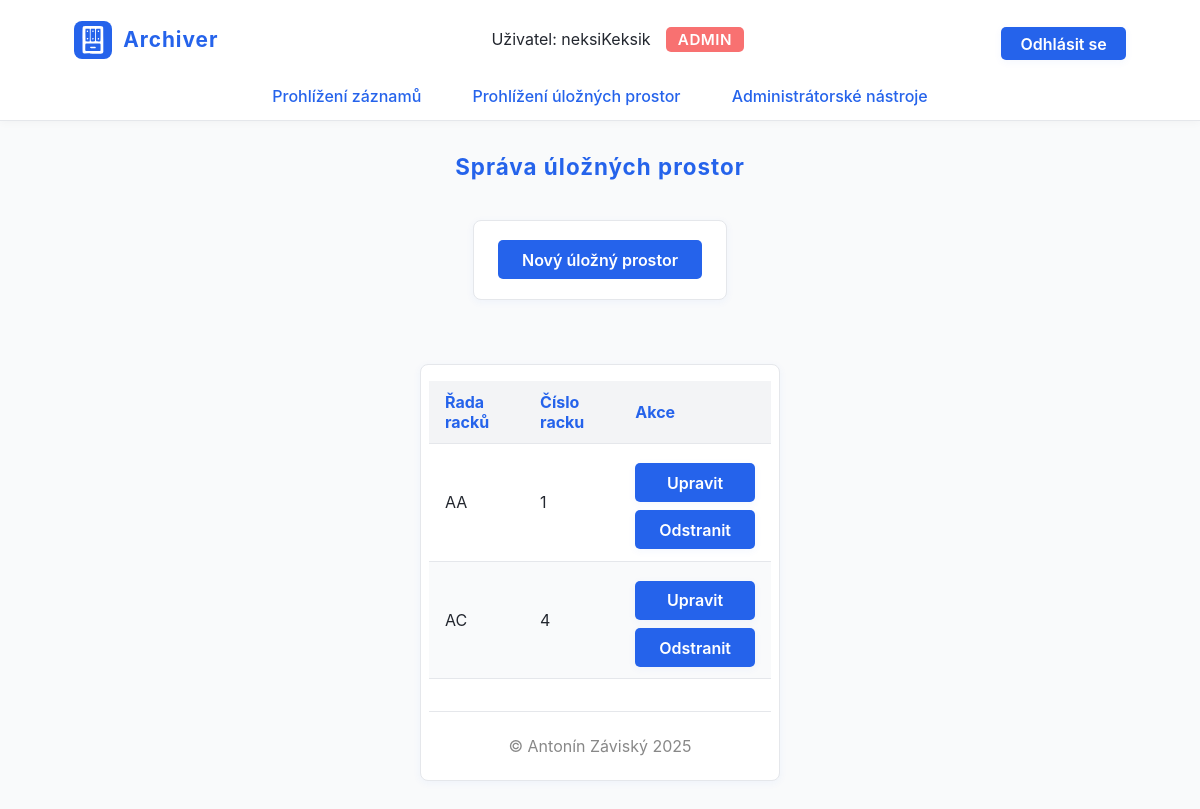
Screenshot of /storage.php (signed in) with the database file from the repository.
### tables this page shows
CREATE TABLE `storage` (
  `ID` int(11) NOT NULL,
  `radaRacku` varchar(2) NOT NULL,
  `cisloRacku` int(11) NOT NULL
);

### db/storage.php (called while the page is built, shortened)
<?php
function listStorage($db){
    $result = mysqli_query($db, "SELECT * FROM storage ORDER BY radaRacku ASC");
    return $racks = mysqli_fetch_all($result, MYSQLI_ASSOC);
}

### storage.phtml (the view, shortened to what this page needs)
<h2>Správa úložných prostor</h2>
<?php if(isset($_SESSION["loggedUser"]["is_admin"])){ ?>
    <div class="newStorage">
     <a href="new-storage.php">Nový úložný prostor</a>
    </div>
<?php } ?>
<div class="stul2">
    <table>
        <thead>
            <th>Řada racků</th>
            <th>Číslo racku</th>
            <?php if(isset($_SESSION["loggedUser"]["is_admin"])){ ?>
            <th class="actions">Akce</th>
            <?php } ?>
        </thead>
        <tbody>
            <?php
                foreach($racks as $rack){
            ?>
                <tr>
                    <td><?= $rack["radaRacku"] ?></td>
                    <td><?= $rack["cisloRacku"] ?></td>
                <?php if(isset($_SESSION["loggedUser"]["is_admin"])){ ?>
                    <td>
                        <form method="GET">
                            <button id="edit">Upravit</button>
                        </form>
                        <form method="POST">
                            <button name="deleteStorage">Odstranit</button>
                        </form>
                    </td>
                <?php } ?>
                </tr>
            <?php } ?>
        </tbody>
    </table>

### style.css (style rules this page uses)
* { box-sizing: border-box; margin: 0; padding: 0; font-family: 'Inter', 'Segoe UI', Arial, sans-serif; }
body { background: #f9fafb; min-height: 100vh; color: #23272f; display: flex; flex-direction: column; }
h2 { font-size: 1.4em; font-weight: 700; margin: 2rem 0 1.5rem 0; color: #2563eb; text-align: center; letter-spacing: 1px; }
.form, .newFile, .newStorage { background: #fff; border-radius: 8px; box-shadow: 0 2px 8px rgba(37,99,235,0.05); max-width: 340px; margin: 2rem auto; padding: 1.2rem 1.2rem; display: flex; flex-direction: column; gap: 1em; border: 1px solid #e5e7eb; }
button, input[type="submit"] { background: #2563eb; color: #fff; border: none; border-radius: 5px; padding: 0.6em 1.5em; font-size: 1em; font-weight: 600; cursor: pointer; margin-top: 0.5em; transition: background 0.2s, box-shadow 0.2s; box-shadow: 0 2px 8px rgba(37,99,235,0.05); }
.newStorage { max-width: 320px; margin-bottom: 2rem; margin-top: 1rem; padding: 1.2rem 1.5rem; align-items: center; background: #fff; border-radius: 8px; box-shadow: 0 2px 8px rgba(37,99,235,0.05); display: flex; flex-direction: column; border: 1px solid #e5e7eb; }
.newStorage a { background: #2563eb; color: #fff; padding: 0.6em 1.5em; border-radius: 5px; font-weight: 600; text-decoration: none; transition: background 0.2s; }
.stul2 { width: 30%; margin: 2rem auto; overflow-x: auto; background: #fff; border-radius: 8px; box-shadow: 0 2px 8px rgba(37,99,235,0.05); padding: 1rem 0.5rem; border: 1px solid #e5e7eb; }
table { width: 100%; border-collapse: collapse; background: transparent; font-size: 1em; margin-bottom: 2rem; }
th, td { padding: 0.7em 1em; border-bottom: 1px solid #e5e7eb; text-align: left; }
th { background: #f3f4f6; color: #2563eb; font-weight: 700; }
.actions { width: 10%; }
tr:nth-child(even) td { background: #f9fafb; }
form { display: flex; flex-direction: column; gap: 0.5em; }

### rows the page displays
storage: radaRacku "AA", cisloRacku "1"
storage: radaRacku "AC", cisloRacku "4"

### other values shown
$_SESSION["loggedUser"]["username"] "neksiKeksik"
